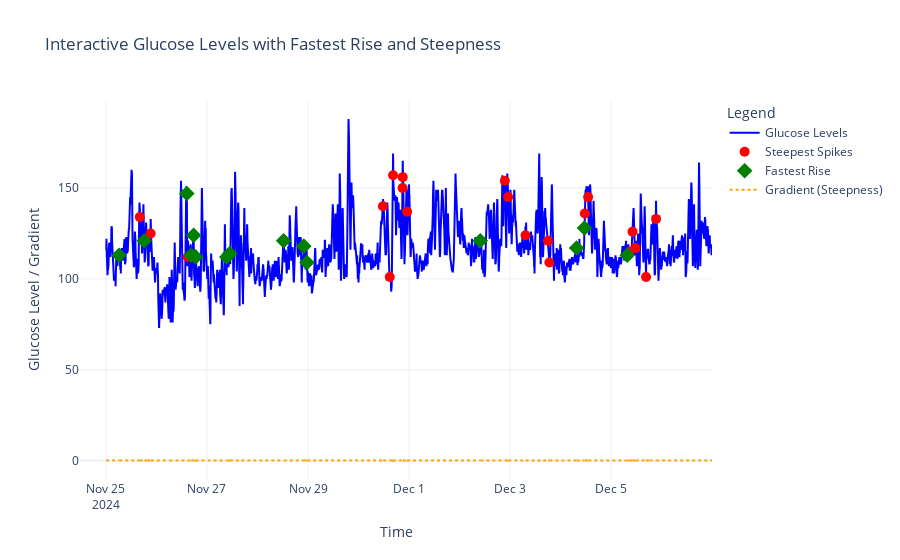

Here is the notebook cell this chart was saved with:
### Code cell
# Find the fastest rise (maximum positive gradient)
fastest_rise = nov_ts.loc[nov_ts['gradient'] == nov_ts['gradient'].max()]

# Add a marker for the fastest rise to the interactive plot
fig = go.Figure()

# Glucose Levels Plot
fig.add_trace(go.Scatter(
    x=nov_ts.index,
    y=nov_ts['glucose'],
    mode='lines',
    name='Glucose Levels',
    line=dict(color='blue'),
    hoverinfo='x+y'
))

# Highlight Steepest Spikes
fig.add_trace(go.Scatter(
    x=steepest_spikes.index,
    y=steepest_spikes['glucose'],
    mode='markers',
    name='Steepest Spikes',
    marker=dict(color='red', size=10),
    hoverinfo='x+y'
))

# Highlight Fastest Magnitude Rise
fig.add_trace(go.Scatter(
    x=fastest_rise.index,
    y=fastest_rise['glucose'],
    mode='markers',
    name='Fastest Rise',
    marker=dict(color='green', size=12, symbol='diamond'),
    hoverinfo='x+y'
))

# Gradient (Steepness) Plot
fig.add_trace(go.Scatter(
    x=nov_ts.index,
    y=nov_ts['gradient'],
    mode='lines',
    name='Gradient (Steepness)',
    line=dict(color='orange', dash='dot'),
    hoverinfo='x+y'
))

# Update Layout for Interactivity
fig.update_layout(
    title="Interactive Glucose Levels with Fastest Rise and Steepness",
    xaxis_title="Time",
    yaxis_title="Glucose Level / Gradient",
    legend=dict(title="Legend"),
    hovermode="x unified",
    template="plotly_white",
    showlegend=True
)

# Show the interactive plot
fig.show()

# Display the details of the fastest rise
print("Fastest Rise:")
print(fastest_rise[['glucose', 'gradient']])

### Figure 1 — Plotly figure (JSON) as saved in the notebook; plotly's stock layout.template omitted (floating-point values rounded to 4 significant figures; data arrays with more than 128 entries replaced by an {"elided": "..."} marker saying what was removed)
{"data": [{"hoverinfo": "x+y", "line": {"color": "blue"}, "mode": "lines", "name": "Glucose Levels", "type": "scatter", "x": {"elided": "3628 str values"}, "y": {"elided": "3628 int values"}}, {"hoverinfo": "x+y", "marker": {"color": "red", "size": 10}, "mode": "markers", "name": "Steepest Spikes", "type": "scatter", "x": ["2024-11-25T06:16:00", "2024-11-25T16:06:00", "2024-11-25T18:11:00", "2024-11-25T21:16:00", "2024-11-26T14:26:00", "2024-11-26T14:50:00", "2024-11-26T16:30:00", "2024-11-26T17:40:00", "2024-11-26T18:36:00", "2024-11-27T09:25:00", "2024-11-27T10:52:00", "2024-11-28T12:25:00", "2024-11-28T22:00:00", "2024-11-28T23:30:00", "2024-11-30T11:35:00", "2024-11-30T14:50:00", "2024-11-30T16:25:00", "2024-11-30T20:55:00", "2024-11-30T21:00:00", "2024-11-30T23:05:00", "2024-12-02T09:50:00", "2024-12-02T21:30:00", "2024-12-02T23:05:00", "2024-12-03T07:20:00", "2024-12-03T18:00:00", "2024-12-03T18:40:00", "2024-12-04T07:35:00", "2024-12-04T11:20:00", "2024-12-04T11:30:00", "2024-12-04T13:05:00", "2024-12-05T07:40:00", "2024-12-05T08:50:00", "2024-12-05T10:10:00", "2024-12-05T11:35:00", "2024-12-05T16:35:00", "2024-12-05T21:20:00"], "y": [113, 134, 121, 125, 147, 112, 113, 124, 112, 112, 114, 121, 118, 109, 140, 101, 157, 150, 156, 137, 121, 154, 145, 124, 121, 109, 117, 128, 136, 145, 113, 115, 126, 117, 101, 133]}, {"hoverinfo": "x+y", "marker": {"color": "green", "size": 12, "symbol": "diamond"}, "mode": "markers", "name": "Fastest Rise", "type": "scatter", "x": ["2024-11-25T06:16:00", "2024-11-25T18:11:00", "2024-11-26T14:26:00", "2024-11-26T16:30:00", "2024-11-26T17:40:00", "2024-11-26T18:36:00", "2024-11-27T09:25:00", "2024-11-27T10:52:00", "2024-11-28T12:25:00", "2024-11-28T22:00:00", "2024-11-28T23:30:00", "2024-12-02T09:50:00", "2024-12-04T07:35:00", "2024-12-04T11:20:00", "2024-12-05T07:40:00"], "y": [113, 121, 147, 113, 124, 112, 112, 114, 121, 118, 109, 121, 117, 128, 113]}, {"hoverinfo": "x+y", "line": {"color": "orange", "dash": "dot"}, "mode": "lines", "name": "Gradient (Steepness)", "type": "scatter", "x": {"elided": "3628 str values"}, "y": {"elided": "3628 float values"}}], "layout": {"hovermode": "x unified", "legend": {"title": {"text": "Legend"}}, "showlegend": true, "title": {"text": "Interactive Glucose Levels with Fastest Rise and Steepness"}, "xaxis": {"title": {"text": "Time"}}, "yaxis": {"title": {"text": "Glucose Level / Gradient"}}}}
